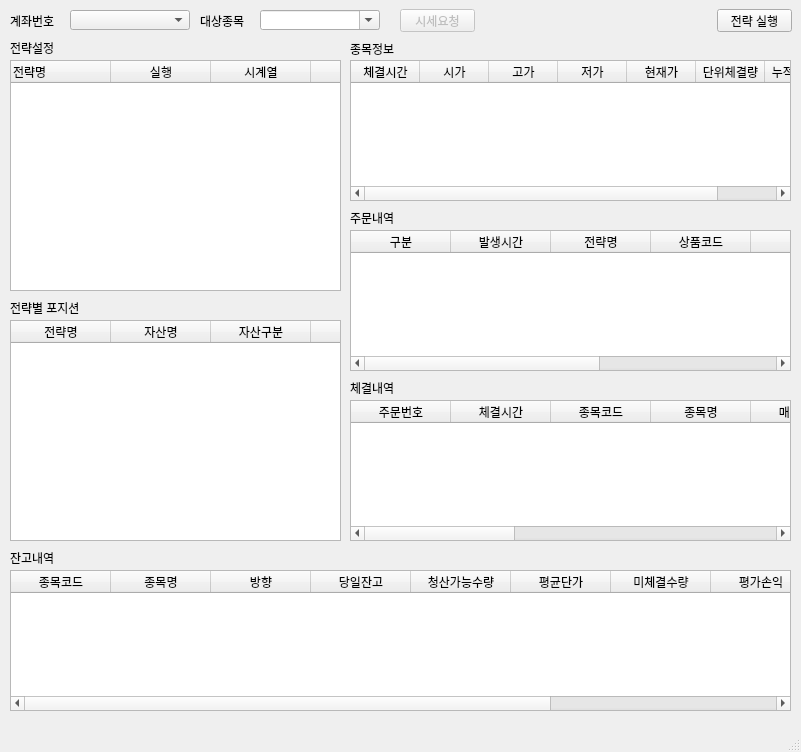
<?xml version="1.0" encoding="UTF-8"?>
<ui version="4.0">
 <class>MainWindow</class>
 <widget class="QMainWindow" name="MainWindow">
  <property name="geometry">
   <rect>
    <x>0</x>
    <y>0</y>
    <width>801</width>
    <height>752</height>
   </rect>
  </property>
  <property name="windowTitle">
   <string>TradingSystem - Shinhan-i Indi GX</string>
  </property>
  <property name="autoFillBackground">
   <bool>false</bool>
  </property>
  <widget class="QWidget" name="centralwidget">
   <widget class="QLabel" name="label_Acnt_Num">
    <property name="geometry">
     <rect>
      <x>10</x>
      <y>15</y>
      <width>56</width>
      <height>12</height>
     </rect>
    </property>
    <property name="text">
     <string>계좌번호</string>
    </property>
   </widget>
   <widget class="QComboBox" name="cbAcntCode">
    <property name="geometry">
     <rect>
      <x>70</x>
      <y>10</y>
      <width>120</width>
      <height>20</height>
     </rect>
    </property>
    <property name="editable">
     <bool>false</bool>
    </property>
    <property name="currentText">
     <string/>
    </property>
   </widget>
   <widget class="QLabel" name="label_Product_Code">
    <property name="geometry">
     <rect>
      <x>200</x>
      <y>15</y>
      <width>56</width>
      <height>12</height>
     </rect>
    </property>
    <property name="text">
     <string>대상종목</string>
    </property>
   </widget>
   <widget class="QLabel" name="label_Product_Info">
    <property name="geometry">
     <rect>
      <x>350</x>
      <y>41</y>
      <width>51</width>
      <height>16</height>
     </rect>
    </property>
    <property name="text">
     <string>종목정보</string>
    </property>
   </widget>
   <widget class="QTableWidget" name="twProductInfo">
    <property name="geometry">
     <rect>
      <x>350</x>
      <y>60</y>
      <width>441</width>
      <height>141</height>
     </rect>
    </property>
    <property name="midLineWidth">
     <number>0</number>
    </property>
    <property name="horizontalScrollBarPolicy">
     <enum>Qt::ScrollBarAsNeeded</enum>
    </property>
    <property name="sizeAdjustPolicy">
     <enum>QAbstractScrollArea::AdjustToContents</enum>
    </property>
    <property name="autoScroll">
     <bool>true</bool>
    </property>
    <property name="editTriggers">
     <set>QAbstractItemView::NoEditTriggers</set>
    </property>
    <property name="dragEnabled">
     <bool>true</bool>
    </property>
    <property name="rowCount">
     <number>0</number>
    </property>
    <property name="columnCount">
     <number>7</number>
    </property>
    <attribute name="horizontalHeaderVisible">
     <bool>true</bool>
    </attribute>
    <attribute name="horizontalHeaderDefaultSectionSize">
     <number>69</number>
    </attribute>
    <attribute name="horizontalHeaderMinimumSectionSize">
     <number>34</number>
    </attribute>
    <attribute name="verticalHeaderVisible">
     <bool>true</bool>
    </attribute>
    <column>
     <property name="text">
      <string>체결시간</string>
     </property>
    </column>
    <column>
     <property name="text">
      <string>시가</string>
     </property>
    </column>
    <column>
     <property name="text">
      <string>고가</string>
     </property>
    </column>
    <column>
     <property name="text">
      <string>저가</string>
     </property>
    </column>
    <column>
     <property name="text">
      <string>현재가</string>
     </property>
    </column>
    <column>
     <property name="text">
      <string>단위체결량</string>
     </property>
    </column>
    <column>
     <property name="text">
      <string>누적거래량</string>
     </property>
    </column>
   </widget>
   <widget class="QPushButton" name="pbRqPrice">
    <property name="enabled">
     <bool>false</bool>
    </property>
    <property name="geometry">
     <rect>
      <x>400</x>
      <y>9</y>
      <width>75</width>
      <height>23</height>
     </rect>
    </property>
    <property name="text">
     <string>시세요청</string>
    </property>
    <property name="checkable">
     <bool>false</bool>
    </property>
   </widget>
   <widget class="QComboBox" name="cbProductCode">
    <property name="geometry">
     <rect>
      <x>260</x>
      <y>10</y>
      <width>120</width>
      <height>20</height>
     </rect>
    </property>
    <property name="editable">
     <bool>true</bool>
    </property>
    <property name="currentText">
     <string/>
    </property>
   </widget>
   <widget class="QPushButton" name="pbRunStrategy">
    <property name="geometry">
     <rect>
      <x>717</x>
      <y>9</y>
      <width>75</width>
      <height>23</height>
     </rect>
    </property>
    <property name="text">
     <string>전략 실행</string>
    </property>
   </widget>
   <widget class="QLabel" name="label_Strategy_Config">
    <property name="geometry">
     <rect>
      <x>10</x>
      <y>40</y>
      <width>51</width>
      <height>16</height>
     </rect>
    </property>
    <property name="text">
     <string>전략설정</string>
    </property>
   </widget>
   <widget class="QTableWidget" name="twStrategyInfo">
    <property name="geometry">
     <rect>
      <x>10</x>
      <y>60</y>
      <width>331</width>
      <height>231</height>
     </rect>
    </property>
    <property name="horizontalScrollBarPolicy">
     <enum>Qt::ScrollBarAlwaysOff</enum>
    </property>
    <property name="rowCount">
     <number>0</number>
    </property>
    <property name="columnCount">
     <number>5</number>
    </property>
    <column>
     <property name="text">
      <string>전략명</string>
     </property>
     <property name="textAlignment">
      <set>AlignLeading|AlignVCenter</set>
     </property>
    </column>
    <column>
     <property name="text">
      <string>실행</string>
     </property>
    </column>
    <column>
     <property name="text">
      <string>시계열</string>
     </property>
    </column>
    <column>
     <property name="text">
      <string>주문단위</string>
     </property>
     <property name="textAlignment">
      <set>AlignTrailing|AlignVCenter</set>
     </property>
    </column>
    <column>
     <property name="text">
      <string>가중치</string>
     </property>
     <property name="textAlignment">
      <set>AlignTrailing|AlignVCenter</set>
     </property>
    </column>
   </widget>
   <widget class="QLabel" name="label_Order">
    <property name="geometry">
     <rect>
      <x>350</x>
      <y>210</y>
      <width>51</width>
      <height>16</height>
     </rect>
    </property>
    <property name="text">
     <string>주문내역</string>
    </property>
   </widget>
   <widget class="QTableWidget" name="twOrderInfo">
    <property name="geometry">
     <rect>
      <x>350</x>
      <y>230</y>
      <width>441</width>
      <height>141</height>
     </rect>
    </property>
    <property name="columnCount">
     <number>7</number>
    </property>
    <column>
     <property name="text">
      <string>구분</string>
     </property>
    </column>
    <column>
     <property name="text">
      <string>발생시간</string>
     </property>
    </column>
    <column>
     <property name="text">
      <string>전략명</string>
     </property>
    </column>
    <column>
     <property name="text">
      <string>상품코드</string>
     </property>
    </column>
    <column>
     <property name="text">
      <string>방향</string>
     </property>
    </column>
    <column>
     <property name="text">
      <string>수량</string>
     </property>
    </column>
    <column>
     <property name="text">
      <string>가격</string>
     </property>
    </column>
   </widget>
   <widget class="QLabel" name="label_Balance">
    <property name="geometry">
     <rect>
      <x>10</x>
      <y>550</y>
      <width>61</width>
      <height>16</height>
     </rect>
    </property>
    <property name="text">
     <string>잔고내역</string>
    </property>
   </widget>
   <widget class="QTableWidget" name="twBalanceInfo">
    <property name="geometry">
     <rect>
      <x>10</x>
      <y>570</y>
      <width>781</width>
      <height>141</height>
     </rect>
    </property>
    <property name="columnCount">
     <number>10</number>
    </property>
    <column>
     <property name="text">
      <string>종목코드</string>
     </property>
    </column>
    <column>
     <property name="text">
      <string>종목명</string>
     </property>
    </column>
    <column>
     <property name="text">
      <string>방향</string>
     </property>
    </column>
    <column>
     <property name="text">
      <string>당일잔고</string>
     </property>
    </column>
    <column>
     <property name="text">
      <string>청산가능수량</string>
     </property>
    </column>
    <column>
     <property name="text">
      <string>평균단가</string>
     </property>
    </column>
    <column>
     <property name="text">
      <string>미체결수량</string>
     </property>
    </column>
    <column>
     <property name="text">
      <string>평가손익</string>
     </property>
    </column>
    <column>
     <property name="text">
      <string>수수료</string>
     </property>
    </column>
    <column>
     <property name="text">
      <string>세금</string>
     </property>
    </column>
   </widget>
   <widget class="QLabel" name="label_Settle">
    <property name="geometry">
     <rect>
      <x>350</x>
      <y>380</y>
      <width>71</width>
      <height>16</height>
     </rect>
    </property>
    <property name="text">
     <string>체결내역</string>
    </property>
   </widget>
   <widget class="QTableWidget" name="twSettleInfo">
    <property name="geometry">
     <rect>
      <x>350</x>
      <y>400</y>
      <width>441</width>
      <height>141</height>
     </rect>
    </property>
    <property name="columnCount">
     <number>11</number>
    </property>
    <column>
     <property name="text">
      <string>주문번호</string>
     </property>
    </column>
    <column>
     <property name="text">
      <string>체결시간</string>
     </property>
    </column>
    <column>
     <property name="text">
      <string>종목코드</string>
     </property>
    </column>
    <column>
     <property name="text">
      <string>종목명</string>
     </property>
    </column>
    <column>
     <property name="text">
      <string>매매구분</string>
     </property>
    </column>
    <column>
     <property name="text">
      <string>주문구분</string>
     </property>
    </column>
    <column>
     <property name="text">
      <string>주문수량</string>
     </property>
    </column>
    <column>
     <property name="text">
      <string>주문단가</string>
     </property>
    </column>
    <column>
     <property name="text">
      <string>체결수량</string>
     </property>
    </column>
    <column>
     <property name="text">
      <string>미체결수량</string>
     </property>
    </column>
    <column>
     <property name="text">
      <string>체결단가</string>
     </property>
    </column>
   </widget>
   <widget class="QTableWidget" name="twPositionInfo">
    <property name="geometry">
     <rect>
      <x>10</x>
      <y>320</y>
      <width>331</width>
      <height>221</height>
     </rect>
    </property>
    <property name="horizontalScrollBarPolicy">
     <enum>Qt::ScrollBarAlwaysOff</enum>
    </property>
    <property name="rowCount">
     <number>0</number>
    </property>
    <property name="columnCount">
     <number>4</number>
    </property>
    <column>
     <property name="text">
      <string>전략명</string>
     </property>
    </column>
    <column>
     <property name="text">
      <string>자산명</string>
     </property>
    </column>
    <column>
     <property name="text">
      <string>자산구분</string>
     </property>
    </column>
    <column>
     <property name="text">
      <string>포지션</string>
     </property>
    </column>
   </widget>
   <widget class="QLabel" name="label_Position">
    <property name="geometry">
     <rect>
      <x>10</x>
      <y>300</y>
      <width>111</width>
      <height>16</height>
     </rect>
    </property>
    <property name="text">
     <string>전략별 포지션</string>
    </property>
   </widget>
  </widget>
  <widget class="QMenuBar" name="menubar">
   <property name="geometry">
    <rect>
     <x>0</x>
     <y>0</y>
     <width>801</width>
     <height>21</height>
    </rect>
   </property>
  </widget>
  <widget class="QStatusBar" name="statusbar"/>
 </widget>
 <resources/>
 <connections/>
</ui>
